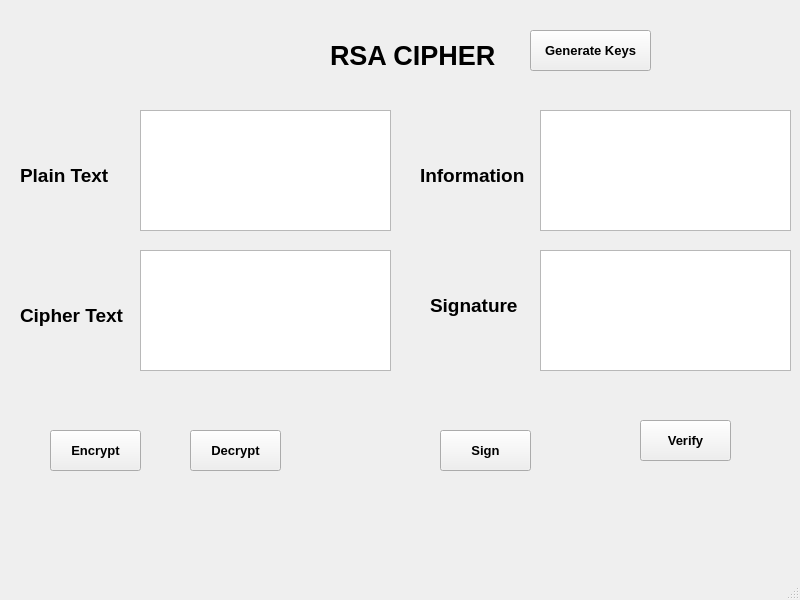
<?xml version="1.0" encoding="UTF-8"?>
<ui version="4.0">
 <class>MainWindow</class>
 <widget class="QMainWindow" name="MainWindow">
  <property name="geometry">
   <rect>
    <x>0</x>
    <y>0</y>
    <width>800</width>
    <height>600</height>
   </rect>
  </property>
  <property name="windowTitle">
   <string>MainWindow</string>
  </property>
  <widget class="QWidget" name="centralwidget">
   <widget class="QToolButton" name="btn_encrypt">
    <property name="geometry">
     <rect>
      <x>50</x>
      <y>430</y>
      <width>91</width>
      <height>41</height>
     </rect>
    </property>
    <property name="font">
     <font>
      <pointsize>10</pointsize>
      <weight>75</weight>
      <bold>true</bold>
     </font>
    </property>
    <property name="text">
     <string>Encrypt</string>
    </property>
   </widget>
   <widget class="QToolButton" name="btn_decrypt">
    <property name="geometry">
     <rect>
      <x>190</x>
      <y>430</y>
      <width>91</width>
      <height>41</height>
     </rect>
    </property>
    <property name="font">
     <font>
      <pointsize>10</pointsize>
      <weight>75</weight>
      <bold>true</bold>
     </font>
    </property>
    <property name="text">
     <string>Decrypt</string>
    </property>
   </widget>
   <widget class="QToolButton" name="btn_sign">
    <property name="geometry">
     <rect>
      <x>440</x>
      <y>430</y>
      <width>91</width>
      <height>41</height>
     </rect>
    </property>
    <property name="font">
     <font>
      <pointsize>10</pointsize>
      <weight>75</weight>
      <bold>true</bold>
     </font>
    </property>
    <property name="text">
     <string>Sign</string>
    </property>
   </widget>
   <widget class="QToolButton" name="btn_verify">
    <property name="geometry">
     <rect>
      <x>640</x>
      <y>420</y>
      <width>91</width>
      <height>41</height>
     </rect>
    </property>
    <property name="font">
     <font>
      <pointsize>10</pointsize>
      <weight>75</weight>
      <bold>true</bold>
     </font>
    </property>
    <property name="text">
     <string>Verify</string>
    </property>
   </widget>
   <widget class="QToolButton" name="btn_key">
    <property name="geometry">
     <rect>
      <x>530</x>
      <y>30</y>
      <width>121</width>
      <height>41</height>
     </rect>
    </property>
    <property name="font">
     <font>
      <pointsize>10</pointsize>
      <weight>75</weight>
      <bold>true</bold>
     </font>
    </property>
    <property name="text">
     <string>Generate Keys</string>
    </property>
   </widget>
   <widget class="QLabel" name="label">
    <property name="geometry">
     <rect>
      <x>330</x>
      <y>30</y>
      <width>191</width>
      <height>51</height>
     </rect>
    </property>
    <property name="font">
     <font>
      <pointsize>20</pointsize>
      <weight>75</weight>
      <bold>true</bold>
     </font>
    </property>
    <property name="text">
     <string>RSA CIPHER</string>
    </property>
   </widget>
   <widget class="QLabel" name="label_2">
    <property name="geometry">
     <rect>
      <x>20</x>
      <y>150</y>
      <width>111</width>
      <height>51</height>
     </rect>
    </property>
    <property name="font">
     <font>
      <pointsize>14</pointsize>
      <weight>75</weight>
      <bold>true</bold>
     </font>
    </property>
    <property name="text">
     <string>Plain Text</string>
    </property>
   </widget>
   <widget class="QLabel" name="label_3">
    <property name="geometry">
     <rect>
      <x>20</x>
      <y>290</y>
      <width>121</width>
      <height>51</height>
     </rect>
    </property>
    <property name="font">
     <font>
      <pointsize>14</pointsize>
      <weight>75</weight>
      <bold>true</bold>
     </font>
    </property>
    <property name="text">
     <string>Cipher Text</string>
    </property>
   </widget>
   <widget class="QLabel" name="label_4">
    <property name="geometry">
     <rect>
      <x>420</x>
      <y>150</y>
      <width>131</width>
      <height>51</height>
     </rect>
    </property>
    <property name="font">
     <font>
      <pointsize>14</pointsize>
      <weight>75</weight>
      <bold>true</bold>
     </font>
    </property>
    <property name="text">
     <string>Information</string>
    </property>
   </widget>
   <widget class="QLabel" name="label_5">
    <property name="geometry">
     <rect>
      <x>430</x>
      <y>280</y>
      <width>111</width>
      <height>51</height>
     </rect>
    </property>
    <property name="font">
     <font>
      <pointsize>14</pointsize>
      <weight>75</weight>
      <bold>true</bold>
     </font>
    </property>
    <property name="text">
     <string>Signature</string>
    </property>
   </widget>
   <widget class="QPlainTextEdit" name="txt_plain_text">
    <property name="geometry">
     <rect>
      <x>140</x>
      <y>110</y>
      <width>251</width>
      <height>121</height>
     </rect>
    </property>
   </widget>
   <widget class="QPlainTextEdit" name="txt_cipher_text">
    <property name="geometry">
     <rect>
      <x>140</x>
      <y>250</y>
      <width>251</width>
      <height>121</height>
     </rect>
    </property>
   </widget>
   <widget class="QPlainTextEdit" name="txt_info">
    <property name="geometry">
     <rect>
      <x>540</x>
      <y>110</y>
      <width>251</width>
      <height>121</height>
     </rect>
    </property>
   </widget>
   <widget class="QPlainTextEdit" name="txt_sign">
    <property name="geometry">
     <rect>
      <x>540</x>
      <y>250</y>
      <width>251</width>
      <height>121</height>
     </rect>
    </property>
   </widget>
  </widget>
  <widget class="QMenuBar" name="menubar">
   <property name="geometry">
    <rect>
     <x>0</x>
     <y>0</y>
     <width>800</width>
     <height>21</height>
    </rect>
   </property>
  </widget>
  <widget class="QStatusBar" name="statusbar"/>
 </widget>
 <resources/>
 <connections/>
</ui>
